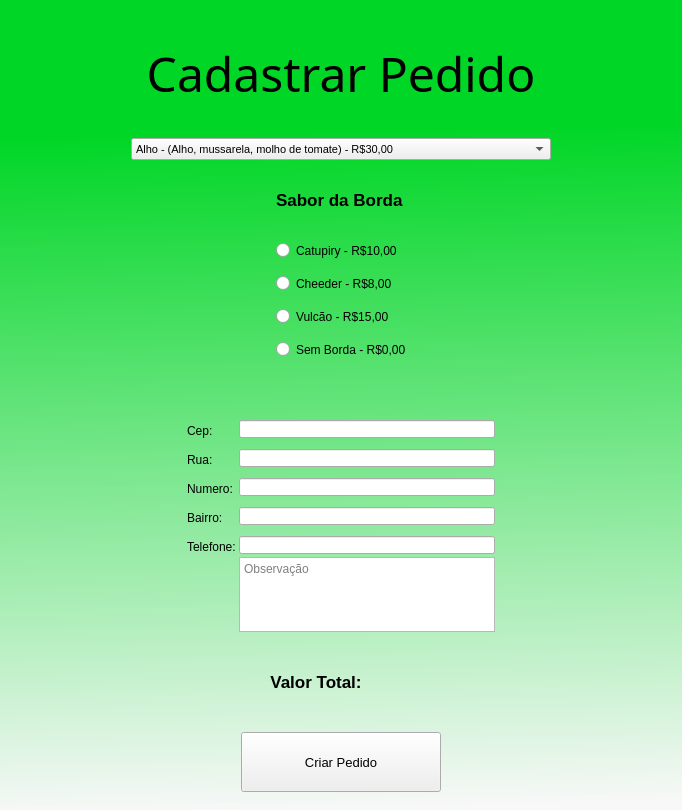
<?xml version="1.0" encoding="UTF-8"?>
<ui version="4.0">
 <class>Form</class>
 <widget class="QWidget" name="Form">
  <property name="geometry">
   <rect>
    <x>0</x>
    <y>0</y>
    <width>682</width>
    <height>810</height>
   </rect>
  </property>
  <property name="windowTitle">
   <string>Form</string>
  </property>
  <property name="styleSheet">
   <string notr="true">QWidget#Form {
	background-color: qlineargradient(spread:pad, x1:0.503, y1:0, x2:0.522, y2:1, stop:0.159204 rgba(0, 214, 38, 255), stop:1 rgba(248, 248, 248, 255));
}

QRadioButton{
margin-top:15px;
}

QLineEdit {
	margin-top:8px
}</string>
  </property>
  <layout class="QVBoxLayout" name="verticalLayout_2">
   <property name="spacing">
    <number>3</number>
   </property>
   <property name="topMargin">
    <number>11</number>
   </property>
   <property name="bottomMargin">
    <number>0</number>
   </property>
   <item>
    <widget class="QLabel" name="label">
     <property name="maximumSize">
      <size>
       <width>16777215</width>
       <height>100</height>
      </size>
     </property>
     <property name="font">
      <font>
       <family>Gabriola</family>
       <pointsize>36</pointsize>
      </font>
     </property>
     <property name="text">
      <string>Cadastrar Pedido</string>
     </property>
     <property name="alignment">
      <set>Qt::AlignCenter</set>
     </property>
    </widget>
   </item>
   <item>
    <layout class="QHBoxLayout" name="horizontalLayout_3">
     <item>
      <widget class="QComboBox" name="comboBox">
       <property name="maximumSize">
        <size>
         <width>420</width>
         <height>16777215</height>
        </size>
       </property>
       <property name="font">
        <font>
         <pointsize>8</pointsize>
        </font>
       </property>
       <item>
        <property name="text">
         <string>Alho - (Alho, mussarela, molho de tomate) - R$30,00</string>
        </property>
       </item>
      </widget>
     </item>
    </layout>
   </item>
   <item>
    <layout class="QHBoxLayout" name="horizontalLayout">
     <item>
      <spacer name="horizontalSpacer">
       <property name="orientation">
        <enum>Qt::Horizontal</enum>
       </property>
       <property name="sizeType">
        <enum>QSizePolicy::Expanding</enum>
       </property>
       <property name="sizeHint" stdset="0">
        <size>
         <width>40</width>
         <height>20</height>
        </size>
       </property>
      </spacer>
     </item>
     <item>
      <layout class="QVBoxLayout" name="verticalLayout">
       <item>
        <widget class="QLabel" name="label_2">
         <property name="maximumSize">
          <size>
           <width>16777215</width>
           <height>50</height>
          </size>
         </property>
         <property name="font">
          <font>
           <pointsize>13</pointsize>
           <weight>75</weight>
           <bold>true</bold>
          </font>
         </property>
         <property name="text">
          <string>Sabor da Borda</string>
         </property>
        </widget>
       </item>
       <item>
        <widget class="QRadioButton" name="radioButton_catupiry">
         <property name="font">
          <font>
           <pointsize>9</pointsize>
          </font>
         </property>
         <property name="text">
          <string>Catupiry - R$10,00</string>
         </property>
        </widget>
       </item>
       <item>
        <widget class="QRadioButton" name="radioButton_cheeder">
         <property name="font">
          <font>
           <pointsize>9</pointsize>
          </font>
         </property>
         <property name="text">
          <string>Cheeder - R$8,00</string>
         </property>
        </widget>
       </item>
       <item>
        <widget class="QRadioButton" name="radioButton_vulcao">
         <property name="font">
          <font>
           <pointsize>9</pointsize>
          </font>
         </property>
         <property name="text">
          <string>Vulcão - R$15,00</string>
         </property>
        </widget>
       </item>
       <item>
        <widget class="QRadioButton" name="radioButton_semBorda">
         <property name="font">
          <font>
           <pointsize>9</pointsize>
          </font>
         </property>
         <property name="text">
          <string>Sem Borda - R$0,00</string>
         </property>
        </widget>
       </item>
      </layout>
     </item>
     <item>
      <spacer name="horizontalSpacer_2">
       <property name="orientation">
        <enum>Qt::Horizontal</enum>
       </property>
       <property name="sizeHint" stdset="0">
        <size>
         <width>40</width>
         <height>20</height>
        </size>
       </property>
      </spacer>
     </item>
    </layout>
   </item>
   <item>
    <spacer name="verticalSpacer">
     <property name="orientation">
      <enum>Qt::Vertical</enum>
     </property>
     <property name="sizeType">
      <enum>QSizePolicy::Maximum</enum>
     </property>
     <property name="sizeHint" stdset="0">
      <size>
       <width>20</width>
       <height>40</height>
      </size>
     </property>
    </spacer>
   </item>
   <item>
    <layout class="QGridLayout" name="gridLayout">
     <item row="2" column="2">
      <widget class="QLineEdit" name="lineEdit_numero">
       <property name="font">
        <font>
         <pointsize>9</pointsize>
        </font>
       </property>
       <property name="alignment">
        <set>Qt::AlignBottom|Qt::AlignLeading|Qt::AlignLeft</set>
       </property>
      </widget>
     </item>
     <item row="4" column="2">
      <widget class="QLineEdit" name="lineEdit_tel">
       <property name="font">
        <font>
         <pointsize>9</pointsize>
        </font>
       </property>
       <property name="alignment">
        <set>Qt::AlignBottom|Qt::AlignLeading|Qt::AlignLeft</set>
       </property>
      </widget>
     </item>
     <item row="2" column="1">
      <widget class="QLabel" name="label_5">
       <property name="font">
        <font>
         <pointsize>9</pointsize>
        </font>
       </property>
       <property name="text">
        <string>Numero:</string>
       </property>
       <property name="alignment">
        <set>Qt::AlignBottom|Qt::AlignLeading|Qt::AlignLeft</set>
       </property>
      </widget>
     </item>
     <item row="4" column="1">
      <widget class="QLabel" name="label_7">
       <property name="font">
        <font>
         <pointsize>9</pointsize>
        </font>
       </property>
       <property name="text">
        <string>Telefone:</string>
       </property>
       <property name="alignment">
        <set>Qt::AlignBottom|Qt::AlignLeading|Qt::AlignLeft</set>
       </property>
      </widget>
     </item>
     <item row="3" column="2">
      <widget class="QLineEdit" name="lineEdit_bairro">
       <property name="font">
        <font>
         <pointsize>9</pointsize>
        </font>
       </property>
       <property name="alignment">
        <set>Qt::AlignBottom|Qt::AlignLeading|Qt::AlignLeft</set>
       </property>
      </widget>
     </item>
     <item row="2" column="0">
      <spacer name="horizontalSpacer_3">
       <property name="orientation">
        <enum>Qt::Horizontal</enum>
       </property>
       <property name="sizeHint" stdset="0">
        <size>
         <width>40</width>
         <height>20</height>
        </size>
       </property>
      </spacer>
     </item>
     <item row="1" column="2">
      <widget class="QLineEdit" name="lineEdit_rua">
       <property name="font">
        <font>
         <pointsize>9</pointsize>
        </font>
       </property>
       <property name="alignment">
        <set>Qt::AlignBottom|Qt::AlignLeading|Qt::AlignLeft</set>
       </property>
      </widget>
     </item>
     <item row="2" column="3">
      <spacer name="horizontalSpacer_4">
       <property name="orientation">
        <enum>Qt::Horizontal</enum>
       </property>
       <property name="sizeHint" stdset="0">
        <size>
         <width>40</width>
         <height>20</height>
        </size>
       </property>
      </spacer>
     </item>
     <item row="0" column="1">
      <widget class="QLabel" name="label_3">
       <property name="font">
        <font>
         <pointsize>9</pointsize>
        </font>
       </property>
       <property name="text">
        <string>Cep:</string>
       </property>
       <property name="alignment">
        <set>Qt::AlignBottom|Qt::AlignLeading|Qt::AlignLeft</set>
       </property>
      </widget>
     </item>
     <item row="1" column="1">
      <widget class="QLabel" name="label_4">
       <property name="font">
        <font>
         <pointsize>9</pointsize>
        </font>
       </property>
       <property name="text">
        <string>Rua:</string>
       </property>
       <property name="alignment">
        <set>Qt::AlignBottom|Qt::AlignLeading|Qt::AlignLeft</set>
       </property>
      </widget>
     </item>
     <item row="3" column="1">
      <widget class="QLabel" name="label_6">
       <property name="font">
        <font>
         <pointsize>9</pointsize>
        </font>
       </property>
       <property name="text">
        <string>Bairro:</string>
       </property>
       <property name="alignment">
        <set>Qt::AlignBottom|Qt::AlignLeading|Qt::AlignLeft</set>
       </property>
      </widget>
     </item>
     <item row="0" column="2">
      <widget class="QLineEdit" name="lineEdit_cep">
       <property name="font">
        <font>
         <pointsize>9</pointsize>
        </font>
       </property>
       <property name="alignment">
        <set>Qt::AlignBottom|Qt::AlignLeading|Qt::AlignLeft</set>
       </property>
      </widget>
     </item>
     <item row="5" column="2">
      <widget class="QTextBrowser" name="textBrowser">
       <property name="maximumSize">
        <size>
         <width>16777215</width>
         <height>75</height>
        </size>
       </property>
       <property name="styleSheet">
        <string notr="true"/>
       </property>
       <property name="placeholderText">
        <string>Observação</string>
       </property>
      </widget>
     </item>
    </layout>
   </item>
   <item>
    <widget class="QLabel" name="label_valorTotal">
     <property name="maximumSize">
      <size>
       <width>16777215</width>
       <height>70</height>
      </size>
     </property>
     <property name="font">
      <font>
       <pointsize>13</pointsize>
       <weight>75</weight>
       <bold>true</bold>
      </font>
     </property>
     <property name="styleSheet">
      <string notr="true">margin-right:50px</string>
     </property>
     <property name="text">
      <string>Valor Total:</string>
     </property>
     <property name="alignment">
      <set>Qt::AlignCenter</set>
     </property>
    </widget>
   </item>
   <item>
    <layout class="QHBoxLayout" name="horizontalLayout_2" stretch="0">
     <item>
      <widget class="QPushButton" name="pushButton">
       <property name="maximumSize">
        <size>
         <width>200</width>
         <height>60</height>
        </size>
       </property>
       <property name="font">
        <font>
         <pointsize>10</pointsize>
        </font>
       </property>
       <property name="text">
        <string>Criar Pedido</string>
       </property>
      </widget>
     </item>
    </layout>
   </item>
  </layout>
 </widget>
 <resources/>
 <connections/>
</ui>
